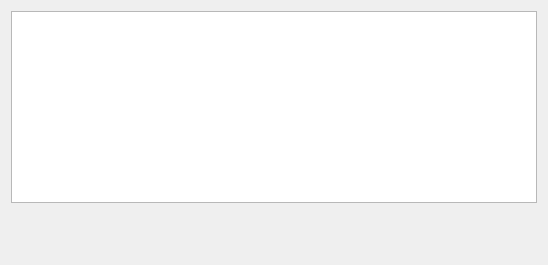
<?xml version="1.0" encoding="UTF-8"?>
<ui version="4.0">
 <class>select_items_widget</class>
 <widget class="QWidget" name="select_items_widget">
  <property name="geometry">
   <rect>
    <x>0</x>
    <y>0</y>
    <width>548</width>
    <height>265</height>
   </rect>
  </property>
  <property name="minimumSize">
   <size>
    <width>0</width>
    <height>0</height>
   </size>
  </property>
  <property name="windowTitle">
   <string>Edit Overlay</string>
  </property>
  <property name="styleSheet">
   <string notr="true">QDoubleSpinBox:disabled {background-color: LightGray;}
</string>
  </property>
  <layout class="QVBoxLayout" name="verticalLayout">
   <item>
    <widget class="QTableWidget" name="table">
     <property name="editTriggers">
      <set>QAbstractItemView::NoEditTriggers</set>
     </property>
     <property name="selectionMode">
      <enum>QAbstractItemView::NoSelection</enum>
     </property>
     <property name="columnCount">
      <number>2</number>
     </property>
     <attribute name="horizontalHeaderVisible">
      <bool>false</bool>
     </attribute>
     <attribute name="horizontalHeaderStretchLastSection">
      <bool>true</bool>
     </attribute>
     <attribute name="verticalHeaderVisible">
      <bool>false</bool>
     </attribute>
     <column/>
     <column/>
    </widget>
   </item>
   <item>
    <spacer name="verticalSpacer">
     <property name="orientation">
      <enum>Qt::Vertical</enum>
     </property>
     <property name="sizeHint" stdset="0">
      <size>
       <width>20</width>
       <height>40</height>
      </size>
     </property>
    </spacer>
   </item>
  </layout>
 </widget>
 <resources/>
 <connections/>
</ui>
